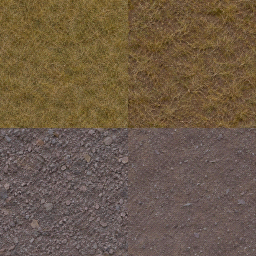
#> input picture tools/rally/stage_gis/rajuntay_alto/rajuntay_materiales_atlas_v1_ps1.png, 256 x 256 px, given in place of carretera.png, which was not available; the run also reads 1 picture not shown here
$ python preparar_cobre_cobalto.py rajuntay_materiales_atlas_v1_ps1.png out.png
#> lines starting #> are read from the running program, lines starting #| are printed output that depends on the picture
#> in main, original is the input picture: PIL image 256x256 RGB; mean R, G, B 109.2, 90.5, 70.8
### tools/rally/stage_gis/rajuntay_alto/preparar_paleta_estepa.py
"""Prepare a dry puna palette and a texture comparison without editing sources."""
import argparse
from pathlib import Path

import numpy as np
from PIL import Image, ImageDraw


PALETTE = {
    "grava": (106, 103, 106),
    "pasto_denso": (124, 111, 80),
    "pasto_ralo": (139, 123, 94),
    "tierra": (126, 102, 94),
    "roca": (110, 108, 111),
}
SELECTION = {
    "carretera": "g_4a.png",
    "pasto_denso": "ter_kn1b.png",
    "pasto_ralo": "ter_kn3b.png",
    "cuneta": "g9_mg1.png",
    "talud": "kenya_rock_edge_2_2.png",
    "pedregal": "g3_mg1.png",
    "roca_suelta": "ter1_rcf.png",
    "carretera_compacta": "g_4b.png",
    "carretera_fina": "g_8c.png",
    "carretera_gruesa": "g_9c.png",
    "pasto_denso_02": "ter_kn1a.png",
    "pasto_denso_03": "kenya_terrain_grass_1_dif1.png",
    "pasto_ralo_02": "ter_gr2a.png",
    "pasto_ralo_03": "kenya_terrain_grass_to_jungle.png",
    "pasto_oliva_local": "jungle_terrain_1_dif1.png",
    "cuneta_02": "g3_mg8_3.png",
    "corte_tierra_rojiza": "g_8b.png",
    "talud_02": "kenya_rock_edge_2_1.png",
    "talud_03": "ter1_rca.png",
    "pedregal_02": "g_9b.png",
    "roca_suelta_02": "ter1_rcg.png",
}
TARGET_OVERRIDES = {
    "g_4b": (119, 115, 116),
    "g_8b": (136, 109, 99),
    "g_9b": (116, 112, 113),
    "g3_mg1": (116, 112, 110),
    "g3_mg8_3": (119, 109, 105),
    "jungle_terrain_1_dif1": (99, 100, 72),
    "kenya_rock_edge_2_1": (119, 105, 102),
    "ter1_rca": (131, 128, 123),
}


# [12 lines left out: function family, not called in this run]


def grade(image, target):
#> called with target = (98, 103, 118)
    pixels = np.asarray(image, dtype=np.float32)
    rgb = pixels[:, :, :3]
    visible = pixels[:, :, 3] > 0
#> visible: shape (256, 256) bool; every value is 1
    if not visible.any():
        return image
    luma = rgb @ np.array([0.2126, 0.7152, 0.0722], dtype=np.float32)
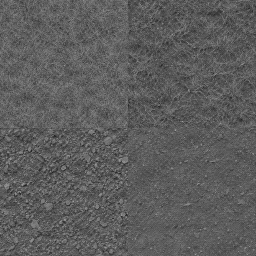
#> luma: shape (256, 256) float32; min 34.05, max 159.6, mean 93.1
    chroma = rgb - luma[:, :, None]
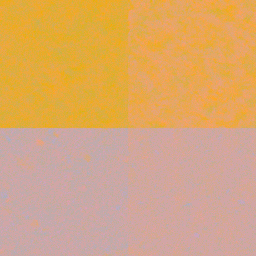
#> chroma: shape (256, 256, 3) float32; mean R, G, B 16.1, -2.5, -22.3; drawn with min black and max white
    detail = luma - np.median(luma[visible])
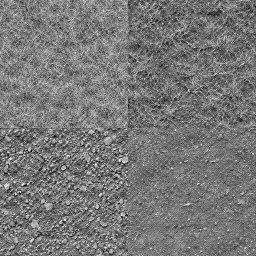
#> detail: shape (256, 256) float32; min -58.88, max 66.65, mean 0.1; drawn with min black and max white
    graded = np.array(target) + detail[:, :, None] * 0.88
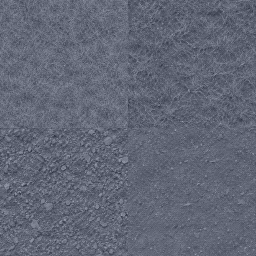
#> graded: shape (256, 256, 3) float64; mean of channels 0, 1, 2 98.1, 103.1, 118.1; drawn as R, G, B
    graded += (chroma - np.median(chroma[visible], axis=0)) * 0.24
    pixels[:, :, :3] = np.clip(np.rint(graded), 0, 255)
    return Image.fromarray(pixels.astype(np.uint8))


# [45 lines left out: function main, not called in this run]


# [2 lines that do not run on import are left out]

### tools/rally/stage_gis/rajuntay_alto/preparar_cobre_cobalto.py
"""Grade the SS01 selection and make opposite texture edges continuous."""
import argparse
from pathlib import Path

import numpy as np
from PIL import Image, ImageDraw, ImageFilter

from preparar_paleta_estepa import SELECTION, grade


TARGETS = {
    "carretera": (98, 103, 118),
    "carretera_compacta": (113, 111, 122),
    "carretera_fina": (108, 110, 121),
    "carretera_gruesa": (93, 98, 111),
    "pasto_denso": (183, 154, 82),
    "pasto_ralo": (208, 175, 110),
    "pasto_oliva_local": (116, 124, 70),
    "cuneta": (153, 113, 86),
    "cuneta_02": (141, 109, 91),
    "corte_tierra_rojiza": (173, 108, 81),
    "talud": (119, 113, 132),
    "talud_02": (156, 102, 86),
    "talud_03": (141, 133, 147),
    "pedregal": (128, 117, 129),
    "pedregal_02": (142, 127, 134),
    "roca_suelta": (119, 113, 132),
    "roca_suelta_02": (134, 127, 143),
}


def edges(pixels):
    return tuple(float(np.mean(np.abs(axis[0] - axis[-1]))) for axis in (pixels, pixels.swapaxes(0, 1)))


def soften_repeating_marks(image, role):
    if role.startswith("carretera"):
        return image
    pixels = np.array(image, dtype=np.float32)
    rgb = pixels[:, :, :3]
    luminance = rgb @ np.array([0.2126, 0.7152, 0.0722], dtype=np.float32)
    height, width = luminance.shape
    radius = max(2, round(min(width, height) * 0.085))
    padding = radius * 4
    wrapped = np.pad(luminance, padding, mode="wrap")
    blurred = Image.fromarray(np.rint(wrapped).astype(np.uint8)).filter(ImageFilter.GaussianBlur(radius))
    broad = np.asarray(blurred, dtype=np.float32)[padding:padding + height, padding:padding + width]
    strength = 0.68 if role.startswith(("talud", "pedregal", "roca", "cuneta")) else 0.40
    pixels[:, :, :3] = np.clip(rgb - ((broad - broad.mean()) * strength)[:, :, None], 0, 255)
    return Image.fromarray(np.rint(pixels).astype(np.uint8))


def seamless(image):
    pixels = np.array(image, dtype=np.float32)
    before = edges(pixels)
#> before = (10.98, 9.91)
    for axis in (pixels, pixels.swapaxes(0, 1)):
        width = max(2, round(len(axis) * 0.12))
        first = axis[:width]
        last = axis[-width:][::-1]
        weight = np.linspace(1.0, 0.0, width, dtype=np.float32)[:, None, None]
        weight = weight * weight * (3.0 - 2.0 * weight)
        correction = (last - first) * (0.5 * weight)
        first += correction
        last -= correction
#> this loop made 2 passes
#> width on passes 1 to 2: 31, 31
#> pass 1, in seamless, `correction = (last - first) * (0.5 * weight)`:
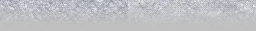
#> correction: shape (31, 256, 4) float32; mean R, G, B, A -0.5, 0, 2.2, 0; transparent parts drawn white
#> after the loop:
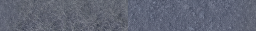
#> last: shape (31, 256, 4) float32; mean R, G, B, A 97.3, 101.8, 116.3, 255
    result = np.rint(pixels).astype(np.uint8)
    after = edges(result.astype(np.float32))
#> after = (0, 0)
    if after != (0.0, 0.0):
        raise ValueError(f"Opposite edges differ after blending: {after}")
    return Image.fromarray(result), before


def main():
    parser = argparse.ArgumentParser(description=__doc__)
    parser.add_argument("source", type=Path)
    parser.add_argument("output", type=Path)
    args = parser.parse_args()
    args.output.mkdir(parents=True, exist_ok=True)
    sheet = Image.new("RGB", (1000, ((len(SELECTION) + 4) // 5) * 220), "#202029")
    labels = ImageDraw.Draw(sheet)
    report = ["textura,borde_vertical_antes,borde_horizontal_antes,ambos_despues"]
    for index, role in enumerate(SELECTION):
        filename = role + ".png"
        target = TARGETS[role] if role in TARGETS else TARGETS[role.rsplit("_", 1)[0]]
        with Image.open(args.source / filename) as original:
            result, before = seamless(soften_repeating_marks(grade(original.convert("RGBA"), target), role))
#> before = (10.98, 9.91)
        result.save(args.output / filename)
        report.append(f"{role},{before[0]:.2f},{before[1]:.2f},0")
        tile = result.resize((40, 40), Image.Resampling.LANCZOS)
        left, top = index % 5 * 200, index // 5 * 220
        for row in range(5):
            for column in range(5):
                sheet.paste(tile, (left + column * 40, top + row * 40), tile)
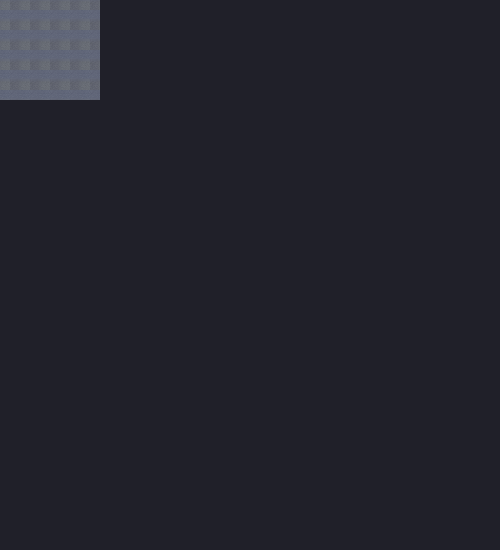
#> sheet: PIL image 1000x1100 RGB (shown at 1/2 size); mean R, G, B 34.4, 34.6, 43.8
        labels.text((left + 3, top + 203), role, fill="white")
    sheet.save(args.output.parent / "cobre_cobalto_mosaico.png")
    (args.output.parent / "cobre_cobalto_costuras.csv").write_text("\n".join(report) + "\n", encoding="utf-8")


if __name__ == "__main__":
#> (the run stopped early here; a loop or call above may not have finished)
